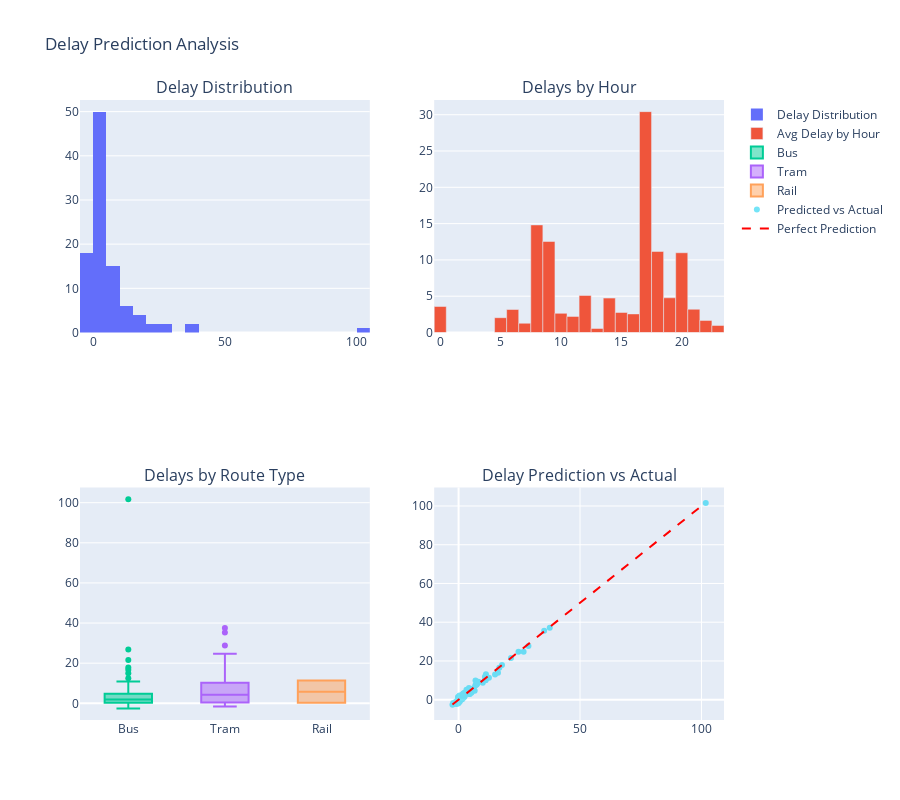

This figure's notebook cell:
### Code cell
# Create delay prediction visualizations
delay_fig = visualizer.plot_delay_predictions(delay_predictor)
delay_fig.show()

print("✅ Delay prediction visualization complete!")
